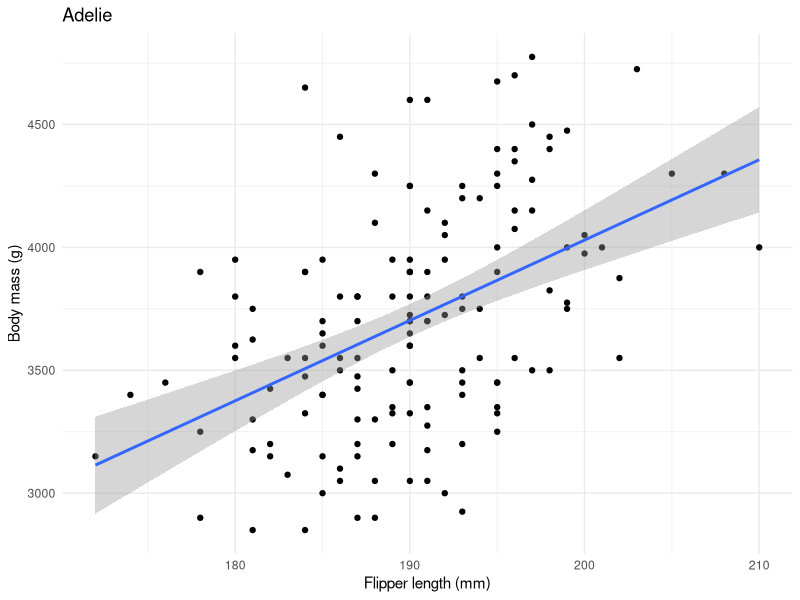
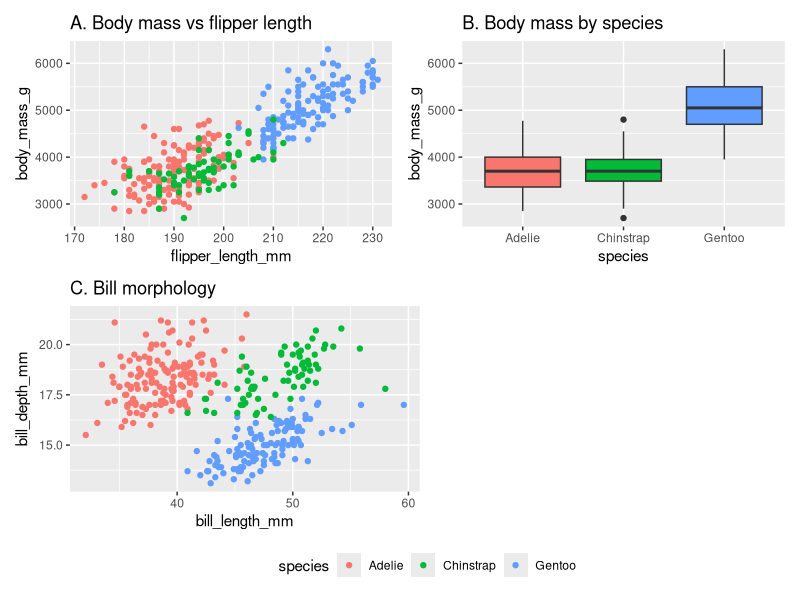
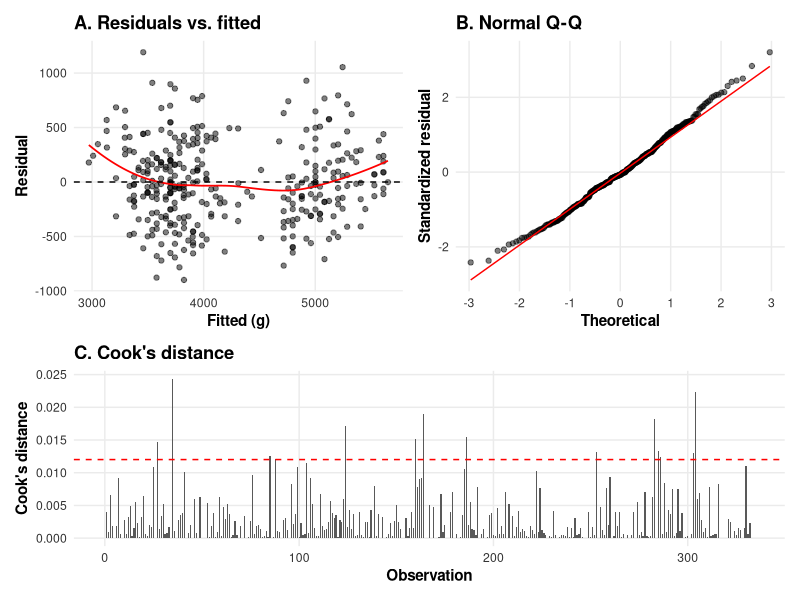
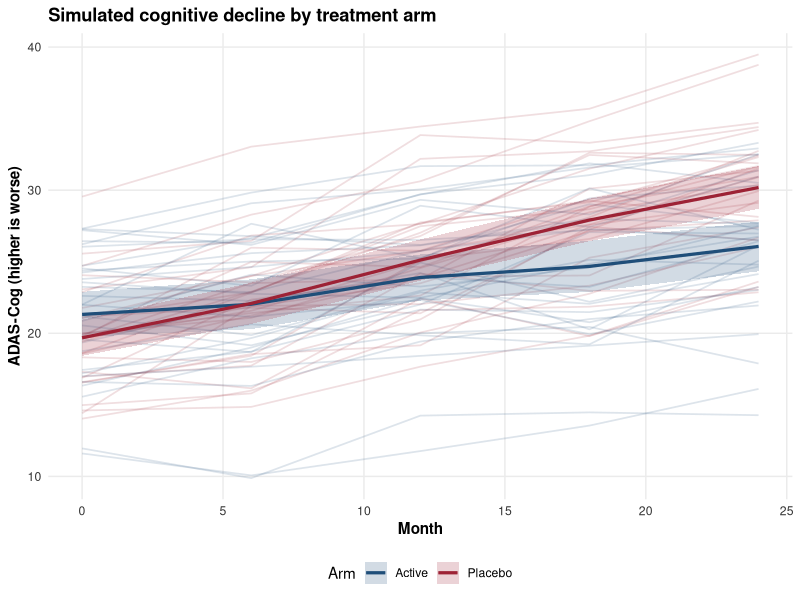

Recreate these plots in R, in order.
## ---- chunk 1
#| label: setup-graphics
#| echo: false
#| message: false
#| warning: false
library(tidyverse)
library(patchwork)
library(palmerpenguins)
library(broom)
penguins_clean <- na.omit(penguins)
## ---- chunk 2
#| label: fig-purrr-adelie
#| fig-cap: "One plot per species, produced by mapping a plotting
#|   function over a split data frame. Only the Adelie panel is shown;
#|   `plots` holds all three."
#| fig-scap: "One plot per species, via purrr"
#| fig-width: 6
#| fig-height: 4
library(tidyverse)
library(palmerpenguins)

penguins_clean <- na.omit(penguins)

# split by species
plots <- penguins_clean |>
  split(penguins_clean$species) |>
  imap(\(d, name) {
    ggplot(d, aes(flipper_length_mm, body_mass_g)) +
      geom_point() +
      geom_smooth(method = "lm") +
      labs(title = name,
           x = "Flipper length (mm)", y = "Body mass (g)") +
      theme_minimal()
  })

# inspect one
plots$Adelie
## ---- chunk 3
#| label: fig-patchwork
#| fig-cap: "Three distinct views of the penguin data composed into one
#|   figure with patchwork. The species legend is collected once and
#|   placed at the bottom."
#| fig-scap: "Three views of the penguin data, composed with patchwork"
#| fig-width: 7.5
#| fig-height: 6
library(patchwork)

p1 <- ggplot(penguins_clean,
             aes(flipper_length_mm, body_mass_g, color = species)) +
        geom_point() +
        labs(title = "A. Body mass vs flipper length")

p2 <- ggplot(penguins_clean,
             aes(species, body_mass_g, fill = species)) +
        geom_boxplot() +
        labs(title = "B. Body mass by species") +
        guides(fill = "none")     # hide redundant fill legend

p3 <- ggplot(penguins_clean,
             aes(bill_length_mm, bill_depth_mm, color = species)) +
        geom_point() +
        labs(title = "C. Bill morphology")

# 2x2 grid with shared legend at bottom
(p1 + p2) / (p3 + plot_spacer()) +
  plot_layout(guides = "collect") &
  theme(legend.position = "bottom")
## ---- chunk 4
#| label: theme-practicum
theme_practicum <- function(base_size = 11) {
  theme_minimal(base_size = base_size) +
    theme(
      plot.title         = element_text(face = "bold"),
      plot.subtitle      = element_text(color = "gray40"),
      axis.title         = element_text(face = "bold"),
      axis.text          = element_text(color = "gray20"),
      panel.grid.minor   = element_blank(),
      legend.position    = "bottom",
      strip.background   = element_rect(fill = "gray95", color = NA),
      strip.text         = element_text(face = "bold")
    )
}

# apply globally
theme_set(theme_practicum())

# update geom defaults to match
update_geom_defaults("point", list(size = 1.5, alpha = 0.7))
update_geom_defaults("line",  list(linewidth = 0.6))
## ---- chunk 5
#| label: fig-diagnostics
#| fig-cap: "A composed regression-diagnostic figure: residuals versus
#|   fitted, a normal Q-Q plot, and Cook's distance, all sharing the
#|   house theme."
#| fig-scap: "A composed regression-diagnostic figure"
#| fig-width: 7
#| fig-height: 6
theme_set(theme_practicum())

fit <- lm(body_mass_g ~ flipper_length_mm + species,
          data = na.omit(penguins))
diag <- augment(fit)

p_resid <- ggplot(diag, aes(.fitted, .resid)) +
  geom_point(alpha = 0.5) +
  geom_smooth(method = "loess", se = FALSE,
              color = "red", linewidth = 0.6) +
  geom_hline(yintercept = 0, linetype = "dashed") +
  labs(title = "A. Residuals vs. fitted",
       x = "Fitted (g)", y = "Residual")

p_qq <- ggplot(diag, aes(sample = .std.resid)) +
  geom_qq(alpha = 0.5) +
  geom_qq_line(color = "red") +
  labs(title = "B. Normal Q-Q",
       x = "Theoretical", y = "Standardized residual")

p_cook <- ggplot(diag, aes(seq_len(nrow(diag)), .cooksd)) +
  geom_col(width = 0.6) +
  geom_hline(yintercept = 4 / nrow(diag),
             linetype = "dashed", color = "red") +
  labs(title = "C. Cook's distance",
       x = "Observation", y = "Cook's distance")

(p_resid + p_qq) / p_cook +
  plot_layout(heights = c(1, 0.7))
## ---- chunk 6
#| label: fig-trajectory
#| fig-cap: "A longitudinal trajectory figure for a simulated two-arm
#|   trial. Thin lines are individual patients; heavy lines are arm
#|   means with a 95% confidence ribbon. This is the figure the
#|   in-house `zzlongplot` package produces by default."
#| fig-scap: "A longitudinal trajectory figure"
#| fig-width: 7
#| fig-height: 4.5
set.seed(1)
n_id   <- 60
months <- c(0, 6, 12, 18, 24)

sim <- expand_grid(id = seq_len(n_id), month = months) |>
  mutate(arm = if_else(id <= n_id / 2, "Placebo", "Active")) |>
  group_by(id) |>
  mutate(
    slope = if_else(first(arm) == "Placebo", 0.45, 0.20) +
            rnorm(1, 0, 0.08),
    adas  = 20 + rnorm(1, 0, 4) + slope * month + rnorm(n(), 0, 1.5)
  ) |>
  ungroup()

arm_means <- sim |>
  group_by(arm, month) |>
  summarize(mean = mean(adas), se = sd(adas) / sqrt(n()),
            .groups = "drop")

pal <- c(Placebo = "#9d2235", Active = "#1f4e79")

ggplot(sim, aes(month, adas, color = arm)) +
  geom_line(aes(group = id), alpha = 0.15) +
  geom_ribbon(data = arm_means,
              aes(month, ymin = mean - 1.96 * se,
                  ymax = mean + 1.96 * se, fill = arm),
              alpha = 0.2, color = NA, inherit.aes = FALSE) +
  geom_line(data = arm_means, aes(month, mean, color = arm),
            linewidth = 1.1, inherit.aes = FALSE) +
  scale_color_manual(values = pal) +
  scale_fill_manual(values = pal) +
  labs(x = "Month", y = "ADAS-Cog (higher is worse)",
       color = "Arm", fill = "Arm",
       title = "Simulated cognitive decline by treatment arm")
